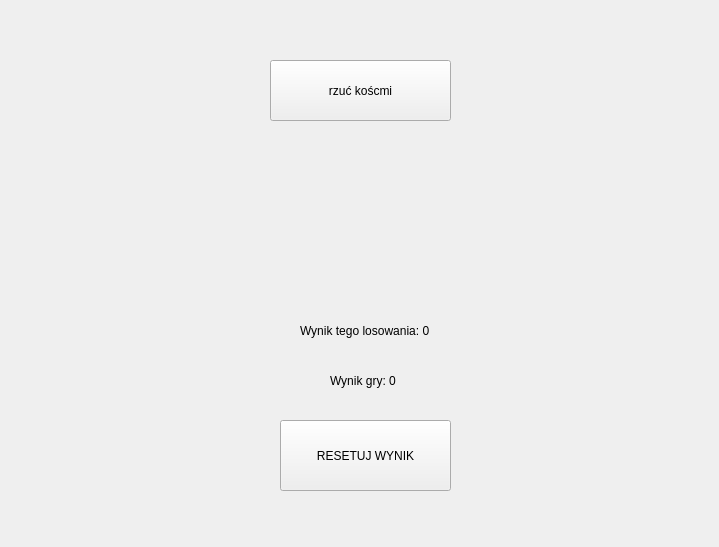
<?xml version="1.0" encoding="UTF-8"?>
<ui version="4.0">
 <class>Form</class>
 <widget class="QWidget" name="Form">
  <property name="geometry">
   <rect>
    <x>0</x>
    <y>0</y>
    <width>719</width>
    <height>547</height>
   </rect>
  </property>
  <property name="windowTitle">
   <string>Form</string>
  </property>
  <widget class="QPushButton" name="rzut">
   <property name="geometry">
    <rect>
     <x>270</x>
     <y>60</y>
     <width>181</width>
     <height>61</height>
    </rect>
   </property>
   <property name="text">
    <string>rzuć koścmi</string>
   </property>
  </widget>
  <widget class="QLabel" name="kosc2">
   <property name="geometry">
    <rect>
     <x>150</x>
     <y>170</y>
     <width>121</width>
     <height>101</height>
    </rect>
   </property>
   <property name="text">
    <string/>
   </property>
   <property name="pixmap">
    <pixmap>pliki/question.jpg</pixmap>
   </property>
   <property name="scaledContents">
    <bool>true</bool>
   </property>
  </widget>
  <widget class="QLabel" name="kosc1">
   <property name="geometry">
    <rect>
     <x>20</x>
     <y>170</y>
     <width>121</width>
     <height>101</height>
    </rect>
   </property>
   <property name="text">
    <string/>
   </property>
   <property name="pixmap">
    <pixmap>pliki/question.jpg</pixmap>
   </property>
   <property name="scaledContents">
    <bool>true</bool>
   </property>
  </widget>
  <widget class="QLabel" name="kosc3">
   <property name="geometry">
    <rect>
     <x>290</x>
     <y>170</y>
     <width>121</width>
     <height>101</height>
    </rect>
   </property>
   <property name="text">
    <string/>
   </property>
   <property name="pixmap">
    <pixmap>pliki/question.jpg</pixmap>
   </property>
   <property name="scaledContents">
    <bool>true</bool>
   </property>
  </widget>
  <widget class="QLabel" name="kosc4">
   <property name="geometry">
    <rect>
     <x>430</x>
     <y>170</y>
     <width>121</width>
     <height>101</height>
    </rect>
   </property>
   <property name="text">
    <string/>
   </property>
   <property name="pixmap">
    <pixmap>pliki/question.jpg</pixmap>
   </property>
   <property name="scaledContents">
    <bool>true</bool>
   </property>
  </widget>
  <widget class="QLabel" name="kosc5">
   <property name="geometry">
    <rect>
     <x>580</x>
     <y>170</y>
     <width>121</width>
     <height>101</height>
    </rect>
   </property>
   <property name="text">
    <string/>
   </property>
   <property name="pixmap">
    <pixmap>pliki/question.jpg</pixmap>
   </property>
   <property name="scaledContents">
    <bool>true</bool>
   </property>
  </widget>
  <widget class="QLabel" name="wynik_tego_losowania">
   <property name="geometry">
    <rect>
     <x>300</x>
     <y>310</y>
     <width>141</width>
     <height>41</height>
    </rect>
   </property>
   <property name="text">
    <string>Wynik tego losowania: 0</string>
   </property>
  </widget>
  <widget class="QLabel" name="wynik_gry">
   <property name="geometry">
    <rect>
     <x>330</x>
     <y>360</y>
     <width>161</width>
     <height>41</height>
    </rect>
   </property>
   <property name="text">
    <string>Wynik gry: 0</string>
   </property>
  </widget>
  <widget class="QPushButton" name="reset">
   <property name="geometry">
    <rect>
     <x>280</x>
     <y>420</y>
     <width>171</width>
     <height>71</height>
    </rect>
   </property>
   <property name="text">
    <string>RESETUJ WYNIK</string>
   </property>
  </widget>
 </widget>
 <resources/>
 <connections/>
</ui>
